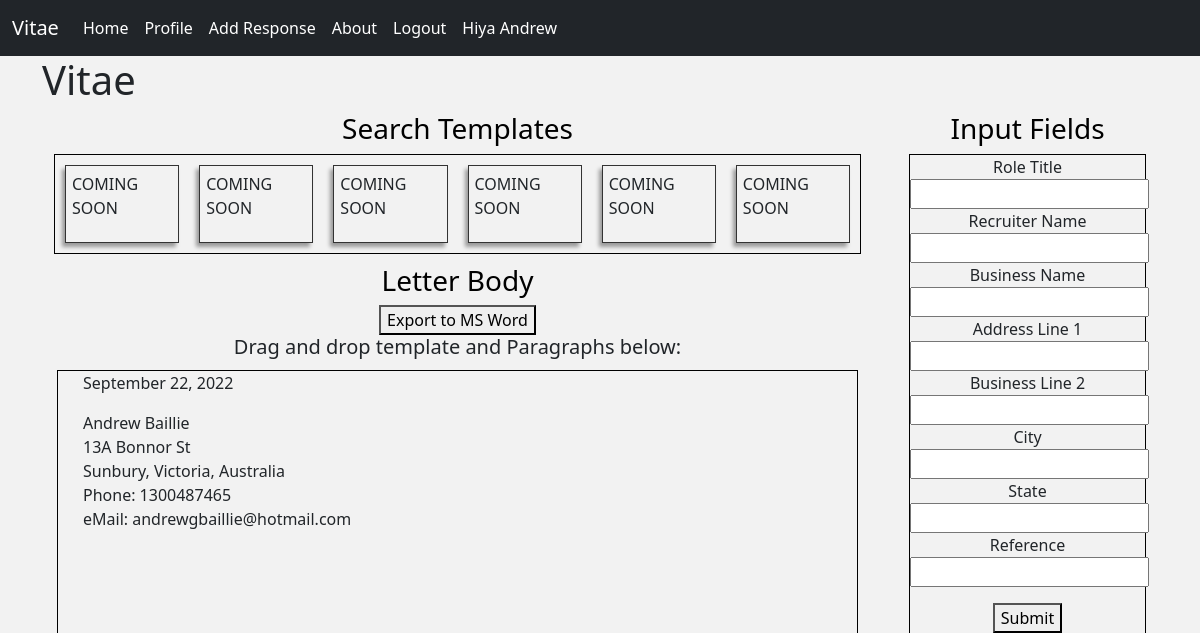
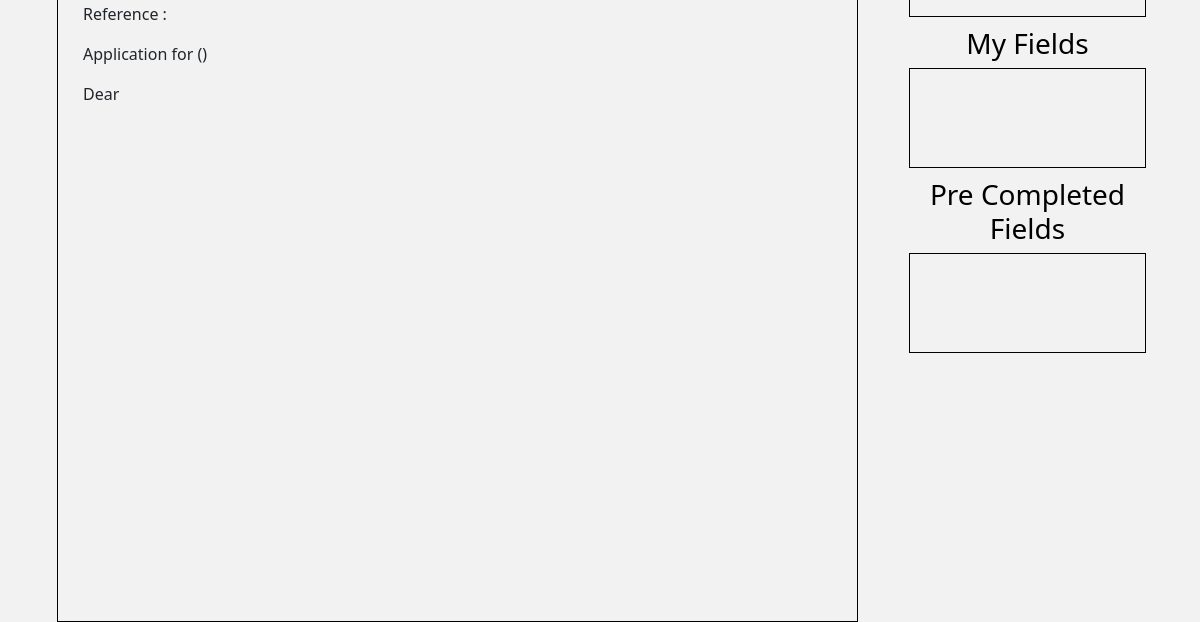
The page / (signed in) on the database as committed earlier (2 pictures, top to bottom).
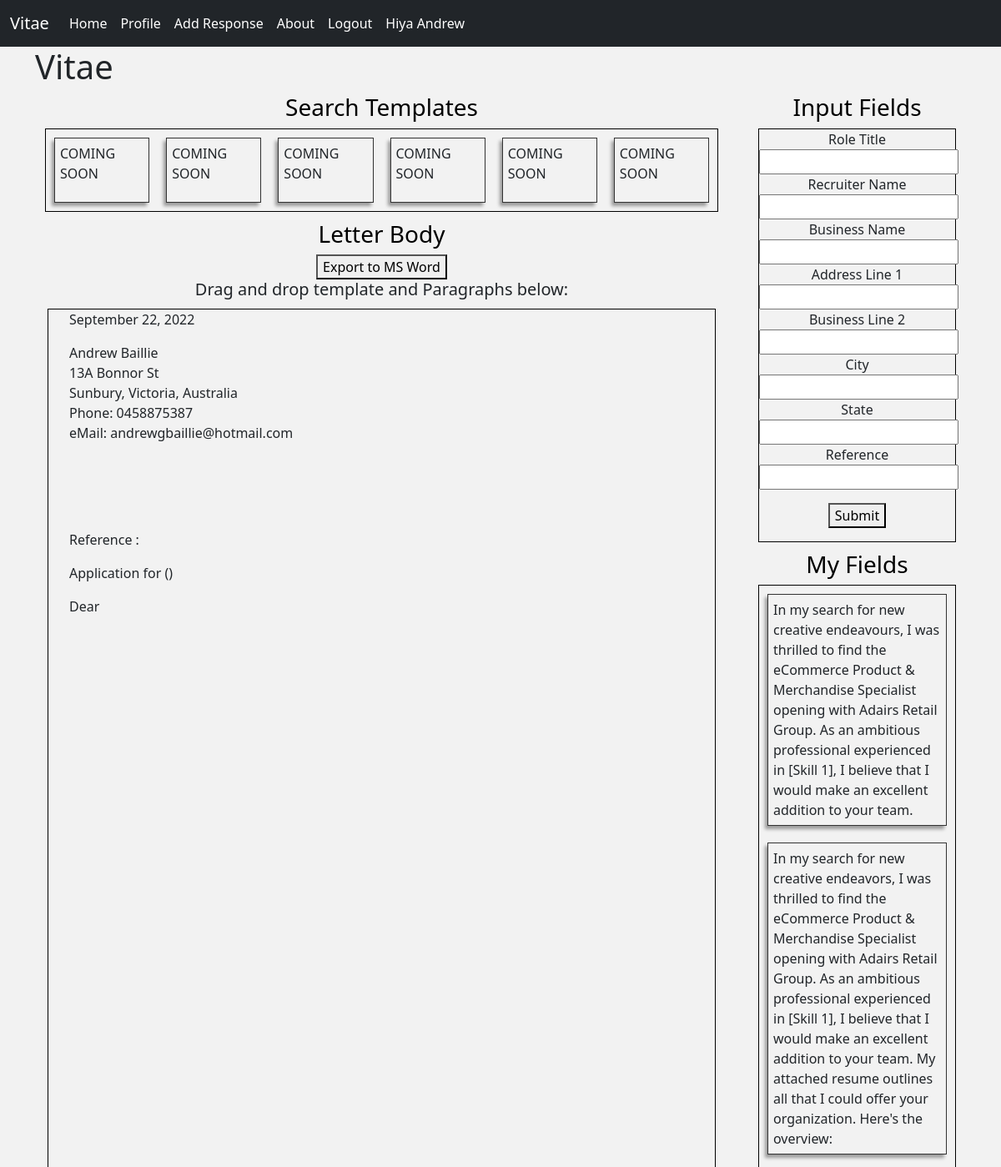
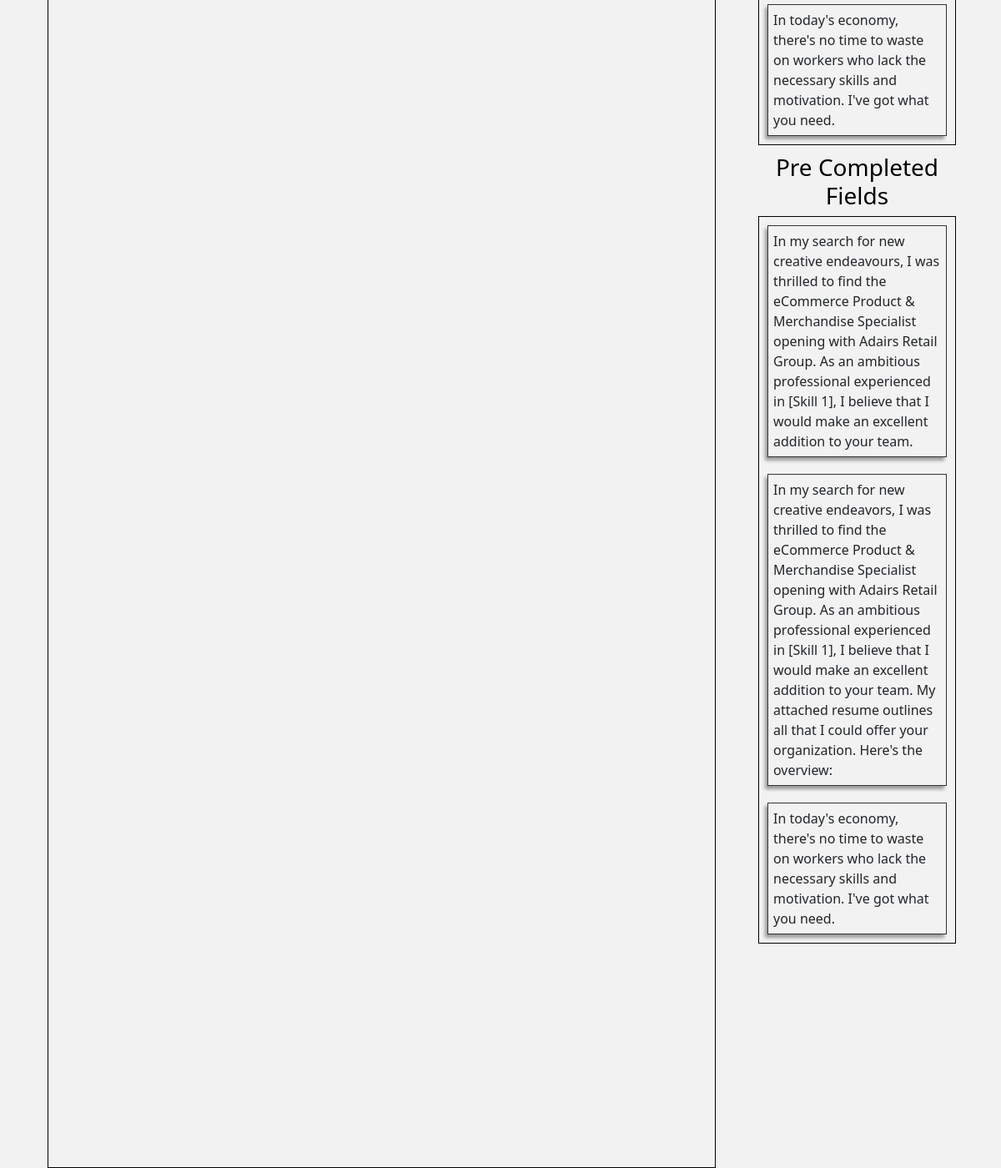
The same page on the database as committed later (2 pictures, top to bottom).
### authenticate/models.py (models this page shows, shortened)
class User(AbstractUser):
    address_1 = models.CharField(max_length=256)
    address_2 = models.CharField(max_length=256, blank=True)
    suburb = models.CharField(max_length=100)
    postcode = models.CharField(max_length=10)
    state = models.CharField(max_length=100)
    country = models.CharField(max_length=100)
    phone = models.CharField(max_length=20)
    class Meta:
        verbose_name = 'User'
        verbose_name_plural = 'Users'

class Response(models.Model):
    user = models.ForeignKey(User, on_delete=models.CASCADE)
    title = models.CharField(max_length=256)
    content = models.TextField()
    category = models.CharField(max_length=100, choices=categories, default="Other")
    tags = models.CharField(max_length=100, blank=True, null=True)
    class Meta:
        verbose_name = 'Response'
        verbose_name_plural = 'Responses'

### authenticate/views.py (the view)
# urls.py: path('', views.home, name='home'),
def home(request):
    contents = None
    if request.user.is_authenticated:
        contents = Response.objects.filter(user=request.user)
    return render(request, 'authenticate/home.html', context = {
        'contents': contents
        })

### authenticate/templates/authenticate/home.html (shortened to what this page needs)
{% extends 'authenticate/base.html' %}
{% load static %}
{% block css %}
<link rel="stylesheet" type="text/css" href="{% static 'authenticate/style.css' %}">
{% endblock css %}
{% block content %}
<h1 class="ml-5 pl-5">Vitae</h1>
<div class="row">
    <div class="col-sm-9">
        <div class="container-fluid">
            <h3 class="text-center">Search Templates</h3>
            <div class="row">
                <div class="col">
                    <div class="draggable-item-container" style="display: flex" ondrop="drop(event)"
                        ondragover="allowDrop(event)">
                        <p id="p1" class="draggable" draggable="false" ondragstart="drag(event)">
                            COMING SOON
                        </p>
                        <p id="p2" class="draggable" draggable="false" ondragstart="drag(event)">
                            COMING SOON
                        </p>
                        <p id="p3" class="draggable" draggable="false" ondragstart="drag(event)">
                            COMING SOON
                        </p>
                        <p id="p2" class="draggable" draggable="false" ondragstart="drag(event)">
                            COMING SOON
                        </p>
                        <p id="p3" class="draggable" draggable="false" ondragstart="drag(event)">
                            COMING SOON
                        </p>
                        <p id="p3" class="draggable" draggable="false" ondragstart="drag(event)">
                            COMING SOON
                        </p>
                    </div>
                </div>
            </div>
        </div>
        <div class="container-fluid h-100">
            <div class="flex text-center">
                <h3 class="text-center">Letter Body</h3>
                <button onclick="Export2Doc('letterbody','Cover Letter');">Export to MS Word</button>
            </div>
            <h5>
                <center>Drag and drop template and Paragraphs below:</center>
            </h5>
            <div class="row h-100">
                <div class="col h-100">
                    <div id="letterbody" class="draggable-item-container h-100" ondrop="drop(event)"
                        ondragover="allowDrop(event)">
                        <div>
                            {% if user.is_authenticated %}
                            <p id="datepiker"></p>
                            {{ user.first_name }} {{ user.last_name}}</br>
                            {{ user.address_1}}</br>
                            {{ user.suburb}}, {{ user.state}}, {{ user.country}}</br>
                            Phone: {{ user.phone}}</br>
                            eMail: {{ user.email}}</p>
                            <p> <br>
                             <br>
                             <br>
                             </p>
                            <p>Reference : </p>
                            <p>Application for  ()</p>
                            Dear <br />
                            {% endif %}
                        </div>
                    </div>
                </div>
            </div>
        </div>
    </div>
    <div class="col-sm-3">
        <div class="container-fluid">
            <h3 class="text-center">Input Fields</h3>
            <div class="row">
                <div class="col">
                    <div class="draggable-item-container" ondrop="drop(event)" ondragover="allowDrop(event)">
                        <form onsubmit="return false" class="text-center">
                            <label>Role Title</label></br>
                            <input type="text" id="RecRole" name="role_title"></br>
                            <label> Recruiter Name</label></br>
                            <input type="text" id="RecName" name="recruiter_name"></br>
                            <label> Business Name</label></br>
                            <input type="text" id="BusName" name="business_name"></br>
                            <label> Address Line 1</label></br>
                            <input type="text" id="BusAddress1" name="business_address1"></br>
                            <label> Business Line 2</label></br>
                            <input type="text" id="BusAddress2" name="business_address2"></br>
                            <label> City</label></br>
                            <input type="text" id="BusCity" name="business_city"></br>
                            <label> State</label></br>
                            <input type="text" id="BusState" name="business_state"></br>
                            <label> Reference</label></br>
                            <input type="text" id="RefIn" name="reference"></br>
                            <button id="infos" class="mt-3">Submit</button>
                        </form>
                    </div>
                </div>
            </div>
        </div>
        <div class="container-fluid">
            <h3 class="text-center">My Fields</h2>
            <div class="row">
                <div class="col">
                    <div class="draggable-item-container" style="display: flex; flex-direction: column"
                        ondrop="drop(event)" ondragover="allowDrop(event)">
                        {% for item in contents %}
                        <p id="p5" class="draggable" draggable="true" ondragstart="drag(event)">
                            {{ item.content }}
                        </p>
                        {% endfor %}
                    </div>
                </div>
            </div>
        </div>
        <div class="container-fluid">
            <h3 class="text-center">Pre Completed Fields</h2>
            <div class="row">
                <div class="col">
                    <div class="draggable-item-container" style="display: flex; flex-direction: column"
                        ondrop="drop(event)" ondragover="allowDrop(event)">
                        {% for item in contents %}
                        <p id="p5" class="draggable" draggable="true" ondragstart="drag(event)">
                            {{ item.content }}
                        </p>
                        {% endfor %}
                    </div>
                </div>
            </div>
        </div>
    </div>
</div>
{% endblock content %}

### authenticate/templates/authenticate/base.html (shortened to what this page needs)
{% load static %}
<!doctype html>
<html lang="en">
<head>
    <link href="https://cdn.jsdelivr.net/npm/bootstrap@5.2.0-beta1/dist/css/bootstrap.min.css" rel="stylesheet"
>
    <link rel="stylesheet" type="text/css" href="{% static 'authenticate/stylehome.css' %}">
    {% block css %}{% endblock css %}
</head>
<body>
<nav class="navbar navbar-expand-lg navbar-dark bg-dark">
    <div class="container-fluid">
        <a class="navbar-brand" href="{% url 'home' %}">Vitae</a>
        <div class="collapse navbar-collapse" id="navbarSupportedContent">
            <ul class="navbar-nav ml-auto">
                {% if user.is_authenticated %}
                    <li class="nav-item">
                        <a class="nav-link active" href="{% url 'home' %}">Home</a>
                    </li>
                    <li class="nav-item">
                        <a class="nav-link active" href="{% url 'profile' %}">Profile</a>
                    </li>
                    <li class="nav-item">
                        <a class="nav-link active" href="{% url 'response' %}">Add Response</a>
                    </li>
                    <li class="nav-item">
                        <a class="nav-link active" href="{% url 'about' %}">About</a>
                    </li>
                    <li class="nav-item">
                        <a class="nav-link active" href="{% url 'logout' %}">Logout</a>
                    </li>
                    <li class="nav-item">
                        <a class="nav-link active ml-5">Hiya {{ user.first_name }} </a>
                    </li>
                {% endif %}
            </ul>
        </div>
    </div>
</nav>
<div class="container">
    {% block content %}
    {% endblock content %}
</div>
</body>
</html>

### authenticate/static/authenticate/stylehome.css (style rules this page uses)
body { background-color: #f2f2f2; }

### authenticate/static/authenticate/style.css (style rules this page uses)
h3 { color: black; }
#letterbody { height: 620px; margin: 3px; padding-left: 25px; padding-right: 25px; }
.draggable { display: flex; height: auto; cursor: move; border: 1px solid #333; margin: 6px; padding: 6px; overflow: hidden; overflow-y: scroll; box-shadow: -3px 4px 4px rgba(0, 0, 0, 0.37); }

### authenticate/templates/authenticate/home.html (style rules this page uses)
.draggable-item-container { min-height: 100px; border: 1px solid black; margin-bottom: 10px; }
.draggable { margin: 10px; }

Rows that differ between the two databases and show on the page:
changed User "Andrew": phone "1300487465" → "0458875387"
added Response: content "In my search for new creative endeavours, I was thrilled to find the eCommerce Product & Merchandise Specialist opening with Adairs Retail Group. As an ambitious professional experienced in [Skill 1], I believe that I would make an excellent addition to your team."
added Response: content "In my search for new creative endeavors, I was thrilled to find the eCommerce Product & Merchandise Specialist opening with Adairs Retail Group. As an ambitious professional experienced in [Skill 1], I believe that I would make an excellent addition to your team. My attached resume outlines all that I could offer your organization. Here's the overview:"
added Response: content "In today's economy, there's no time to waste on workers who lack the necessary skills and motivation. I've got what you need."
